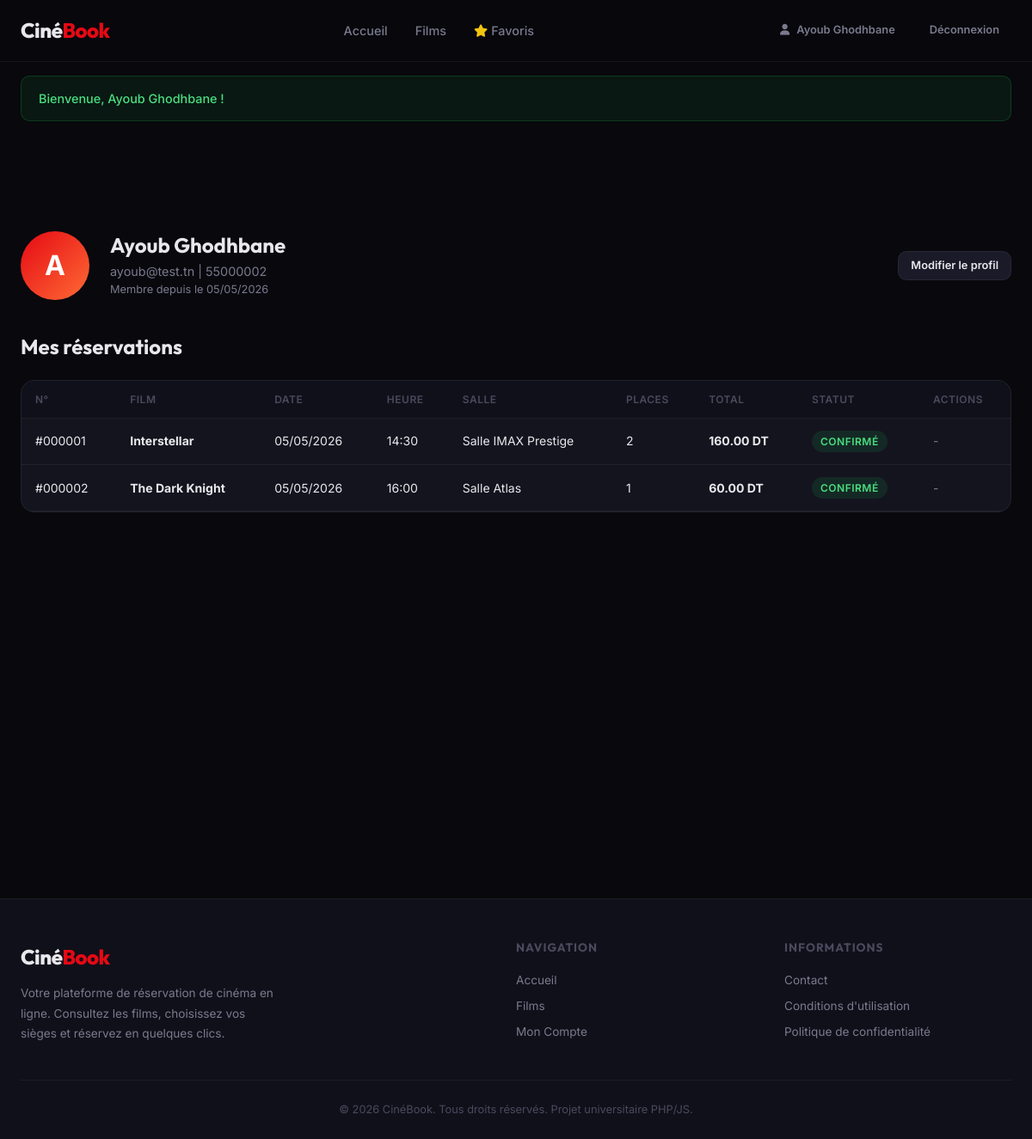
Page /index.php?page=profile (signed in) on the committed database.
### tables this page shows
CREATE TABLE IF NOT EXISTS users (
    id INT AUTO_INCREMENT PRIMARY KEY,
    name VARCHAR(100) NOT NULL,
    email VARCHAR(150) NOT NULL UNIQUE,
    password VARCHAR(255) NOT NULL,
    phone VARCHAR(20) DEFAULT NULL,
    role ENUM('user', 'admin') DEFAULT 'user',
    is_active TINYINT(1) DEFAULT 1,
    created_at DATETIME DEFAULT CURRENT_TIMESTAMP,
    updated_at DATETIME DEFAULT CURRENT_TIMESTAMP ON UPDATE CURRENT_TIMESTAMP
);

CREATE TABLE IF NOT EXISTS bookings (
    id INT AUTO_INCREMENT PRIMARY KEY,
    user_id INT NOT NULL,
    screening_id INT NOT NULL,
    total_seats INT NOT NULL DEFAULT 1,
    total_price DECIMAL(10, 2) NOT NULL,
    status ENUM('en_attente', 'confirme', 'annule') DEFAULT 'en_attente',
    booked_at DATETIME DEFAULT CURRENT_TIMESTAMP,
    FOREIGN KEY (user_id) REFERENCES users(id) ON DELETE CASCADE,
    FOREIGN KEY (screening_id) REFERENCES screenings(id) ON DELETE CASCADE
);

CREATE TABLE IF NOT EXISTS movies (
    id INT AUTO_INCREMENT PRIMARY KEY,
    title VARCHAR(200) NOT NULL,
    description TEXT,
    poster VARCHAR(500) DEFAULT NULL,
    trailer_url VARCHAR(500) DEFAULT NULL,
    duration_min INT NOT NULL DEFAULT 90,
    genre VARCHAR(100) NOT NULL,
    release_date DATE DEFAULT NULL,
    rating VARCHAR(10) DEFAULT 'TP',
    is_active TINYINT(1) DEFAULT 1,
    created_at DATETIME DEFAULT CURRENT_TIMESTAMP,
    updated_at DATETIME DEFAULT CURRENT_TIMESTAMP ON UPDATE CURRENT_TIMESTAMP
);

CREATE TABLE IF NOT EXISTS screenings (
    id INT AUTO_INCREMENT PRIMARY KEY,
    movie_id INT NOT NULL,
    hall_id INT NOT NULL,
    show_date DATE NOT NULL,
    show_time TIME NOT NULL,
    price DECIMAL(8, 2) NOT NULL DEFAULT 50.00,
    is_active TINYINT(1) DEFAULT 1,
    created_at DATETIME DEFAULT CURRENT_TIMESTAMP,
    FOREIGN KEY (movie_id) REFERENCES movies(id) ON DELETE CASCADE,
    FOREIGN KEY (hall_id) REFERENCES halls(id) ON DELETE CASCADE
);

CREATE TABLE IF NOT EXISTS halls (
    id INT AUTO_INCREMENT PRIMARY KEY,
    name VARCHAR(100) NOT NULL,
    rows_count INT NOT NULL DEFAULT 8,
    cols_count INT NOT NULL DEFAULT 12,
    hall_type ENUM('Standard', 'IMAX', 'VIP') DEFAULT 'Standard',
    is_active TINYINT(1) DEFAULT 1,
    created_at DATETIME DEFAULT CURRENT_TIMESTAMP
);

### helpers/auth.php (called while the page is built, shortened)
<?php
function currentUserId(): ?int
{
    return $_SESSION['user_id'] ?? null;
}

### models/User.php (called while the page is built, shortened)
<?php
class User
{
    private PDO $db;
    public function __construct()
    {
        $this->db = getDB();
    }
    public function findById(int $id): ?array
    {
        $stmt = $this->db->prepare("SELECT * FROM users WHERE id = ?");
        $stmt->execute([$id]);
        $user = $stmt->fetch();
        return $user ?: null;
    }
}

### config/database.php (called while the page is built, shortened)
<?php
function getDB(): PDO
{
    static $pdo = null;
    if ($pdo === null) {
        $dsn = "mysql:host=" . DB_HOST . ";dbname=" . DB_NAME . ";charset=" . DB_CHARSET;
        $options = [
            PDO::ATTR_ERRMODE            => PDO::ERRMODE_EXCEPTION,
            PDO::ATTR_DEFAULT_FETCH_MODE => PDO::FETCH_ASSOC,
            PDO::ATTR_EMULATE_PREPARES   => false,
        ];
        try {
            $pdo = new PDO($dsn, DB_USER, DB_PASS, $options);
        } catch (PDOException $e) {
            die("Erreur de connexion à la base de données : " . $e->getMessage());
        }
    }
    return $pdo;
}

### helpers/validation.php (called while the page is built, shortened)
<?php
function e(?string $value): string
{
    return htmlspecialchars($value ?? '', ENT_QUOTES, 'UTF-8');
}

### models/Booking.php (called while the page is built, shortened)
<?php
class Booking
{
    private PDO $db;
    public function __construct()
    {
        $this->db = getDB();
    }
    public function getByUser(int $userId, int $page = 1, int $perPage = ITEMS_PER_PAGE): array
    {
        $offset = ($page - 1) * $perPage;
        $countStmt = $this->db->prepare("SELECT COUNT(*) FROM bookings WHERE user_id = ?");
        $countStmt->execute([$userId]);
        $total = (int)$countStmt->fetchColumn();
        $stmt = $this->db->prepare(
            "SELECT b.*, s.show_date, s.show_time, s.price as unit_price,
                    m.title as movie_title, m.poster as movie_poster,
                    h.name as hall_name, h.hall_type
             FROM bookings b
             INNER JOIN screenings s ON b.screening_id = s.id
             INNER JOIN movies m ON s.movie_id = m.id
             INNER JOIN halls h ON s.hall_id = h.id
             WHERE b.user_id = ?
             ORDER BY b.booked_at DESC
             LIMIT {$perPage} OFFSET {$offset}"
        );
        $stmt->execute([$userId]);
        return [
            'data'       => $stmt->fetchAll(),
            'total'      => $total,
            'page'       => $page,
            'perPage'    => $perPage,
            'totalPages' => (int)ceil($total / $perPage),
        ];
    }
}

### views/user/profile.php (the view, shortened to what this page needs)
<?php require_once __DIR__ . '/../layouts/header.php'; ?>
<div class="page-content">
    <div class="container">
        <div class="profile-header">
            <div class="profile-avatar"><?= strtoupper(substr($user['name'], 0, 1)) ?></div>
            <div class="profile-info">
                <h1><?= e($user['name']) ?></h1>
                <p><?= e($user['email']) ?> <?php if ($user['phone']): ?>| <?= e($user['phone']) ?><?php endif; ?></p>
                <p class="text-muted" style="font-size:0.8rem;">Membre depuis le <?= date('d/m/Y', strtotime($user['created_at'])) ?></p>
            </div>
            <a href="<?= BASE_URL ?>/index.php?page=profile&action=edit" class="btn btn-secondary btn-sm" style="margin-left:auto;">Modifier le profil</a>
        </div>
        <section class="section">
            <h2 class="section-title mb-24">Mes réservations</h2>
            <?php if (empty($bookings['data'])): ?>
                <div class="empty-state">
                    <h3>Aucune réservation</h3>
                    <p>Vous n'avez pas encore effectué de réservation.</p>
                    <a href="<?= BASE_URL ?>/index.php?page=movies" class="btn btn-primary mt-16">Découvrir les films</a>
                </div>
            <?php else: ?>
                <div class="table-wrap">
                    <table class="data-table">
                        <thead>
                            <tr>
                                <th>N°</th>
                                <th>Film</th>
                                <th>Date</th>
                                <th>Heure</th>
                                <th>Salle</th>
                                <th>Places</th>
                                <th>Total</th>
                                <th>Statut</th>
                                <th>Actions</th>
                            </tr>
                        </thead>
                        <tbody>
                            <?php foreach ($bookings['data'] as $b): ?>
                                <tr>
                                    <td>#<?= str_pad($b['id'], 6, '0', STR_PAD_LEFT) ?></td>
                                    <td><strong><?= e($b['movie_title']) ?></strong></td>
                                    <td><?= date('d/m/Y', strtotime($b['show_date'])) ?></td>
                                    <td><?= date('H:i', strtotime($b['show_time'])) ?></td>
                                    <td><?= e($b['hall_name']) ?></td>
                                    <td><?= $b['total_seats'] ?></td>
                                    <td><strong><?= number_format($b['total_price'], 2) ?> DT</strong></td>
                                    <td>
                                        <?php
                                        $statusClass = match($b['status']) {
                                            'confirme' => 'badge-success',
                                            'annule'   => 'badge-danger',
                                            default    => 'badge-warning',
                                        };
                                        ?>
                                        <span class="badge <?= $statusClass ?>"><?= e(BOOKING_STATUSES[$b['status']] ?? $b['status']) ?></span>
                                    </td>
                                    <td>
                                        <?php if ($b['status'] === 'en_attente'): ?>
                                            <a href="<?= BASE_URL ?>/index.php?page=booking&action=cancel&id=<?= $b['id'] ?>" class="btn btn-danger btn-sm" onclick="return confirm('Annuler cette réservation ?')">Annuler</a>
                                        <?php else: ?>
                                            <span class="text-muted">-</span>
                                        <?php endif; ?>
                                    </td>
                                </tr>
                            <?php endforeach; ?>
                        </tbody>
                    </table>
                </div>
            <?php endif; ?>
        </section>
    </div>
</div>
<?php require_once __DIR__ . '/../layouts/footer.php'; ?>

### assets/css/style.css (style rules this page uses)
:root { --bg-primary: #08080d; --bg-secondary: #10101a; --bg-card: #14141f; --bg-elevated: #1a1a28; --bg-input: #12121e; --accent: #e50914; --accent-hover: #ff1a26; --accent-gold: #f5c518; --accent-blue: #3b82f6; --text-primary: #e8e8ec; --text-secondary: #7a7a8e; --text-muted: #4a4a5e; --border: rgba(255,255,255,0.06); --border-hover: rgba(255,255,255,0.12); --radius: 10px; --radius-lg: 16px; --shadow: 0 4px 24px rgba(0,0,0,0.4); --shadow-lg: 0 8px 40px rgba(0,0,0,0.6); --transition: 0.25s cubic-bezier(0.4,0,0.2,1); --font-body: 'Inter', -apple-system, sans-serif; --font-display: 'Outfit', 'Inter', sans-serif; --max-width: 1280px; --header-height: 72px; }
*, *::before, *::after { box-sizing: border-box; margin: 0; padding: 0; }
html { scroll-behavior: smooth; -webkit-font-smoothing: antialiased; }
body { font-family: var(--font-body); background: var(--bg-primary); color: var(--text-primary); line-height: 1.6; min-height: 100vh; }
a { color: inherit; text-decoration: none; }
h1, h2, h3, h4 { font-family: var(--font-display); font-weight: 700; line-height: 1.2; }
h1 { font-size: 2.5rem; }
h2 { font-size: 1.75rem; }
.container { max-width: var(--max-width); margin: 0 auto; padding: 0 24px; }
.page-content { padding-top: calc(var(--header-height) + 32px); padding-bottom: 80px; min-height: 100vh; }
.btn { display: inline-flex; align-items: center; justify-content: center; gap: 8px; padding: 10px 24px; border-radius: var(--radius); font-weight: 600; font-size: 0.875rem; border: none; cursor: pointer; transition: all var(--transition); text-decoration: none; white-space: nowrap; }
.btn-secondary { background: var(--bg-elevated); color: var(--text-primary); border: 1px solid var(--border); }
.btn-sm { padding: 6px 14px; font-size: 0.8rem; }
.badge { display: inline-flex; align-items: center; padding: 3px 10px; border-radius: 20px; font-size: 0.75rem; font-weight: 600; text-transform: uppercase; letter-spacing: 0.5px; }
.badge-success { background: rgba(22,163,74,0.15); color: #4ade80; }
.section { margin-bottom: 64px; }
.section-title { font-family: var(--font-display); font-size: 1.5rem; font-weight: 700; }
.data-table { width: 100%; border-collapse: collapse; }
.data-table th { text-align: left; padding: 12px 16px; font-size: 0.75rem; font-weight: 600; text-transform: uppercase; letter-spacing: 0.5px; color: var(--text-muted); border-bottom: 1px solid var(--border); background: var(--bg-secondary); }
.data-table td { padding: 14px 16px; border-bottom: 1px solid var(--border); font-size: 0.875rem; vertical-align: middle; }
.table-wrap { background: var(--bg-card); border: 1px solid var(--border); border-radius: var(--radius-lg); overflow: hidden; }
.profile-header { display: flex; align-items: center; gap: 24px; margin-bottom: 40px; }
.profile-avatar { width: 80px; height: 80px; border-radius: 50%; background: linear-gradient(135deg, var(--accent), #ff6b35); display: flex; align-items: center; justify-content: center; font-size: 2rem; font-weight: 700; color: #fff; }
.profile-info h1 { font-size: 1.5rem; margin-bottom: 4px; }
.profile-info p { color: var(--text-secondary); font-size: 0.9rem; }
.text-muted { color: var(--text-secondary); }
.mb-24 { margin-bottom: 24px; }

### rows in the picture
users: name "A", name "Ayoub Ghodhbane", email "ayoub@test.tn", phone "55000002", created_at "05/05/2026"
bookings: id "000001", movies.title "Interstellar", screening.show_date "05/05/2026", screening.show_time "14:30", halls.name "Salle IMAX Prestige", total_seats "2", total_price "160.00", status "CONFIRMÉ"
bookings: id "000002", movies.title "The Dark Knight", screening.show_date "05/05/2026", screening.show_time "16:00", halls.name "Salle Atlas", total_seats "1", total_price "60.00", status "CONFIRMÉ"

### other values in the picture
currentUserName() "Ayoub Ghodhbane"
$flashSuccess "Bienvenue, Ayoub Ghodhbane !"
